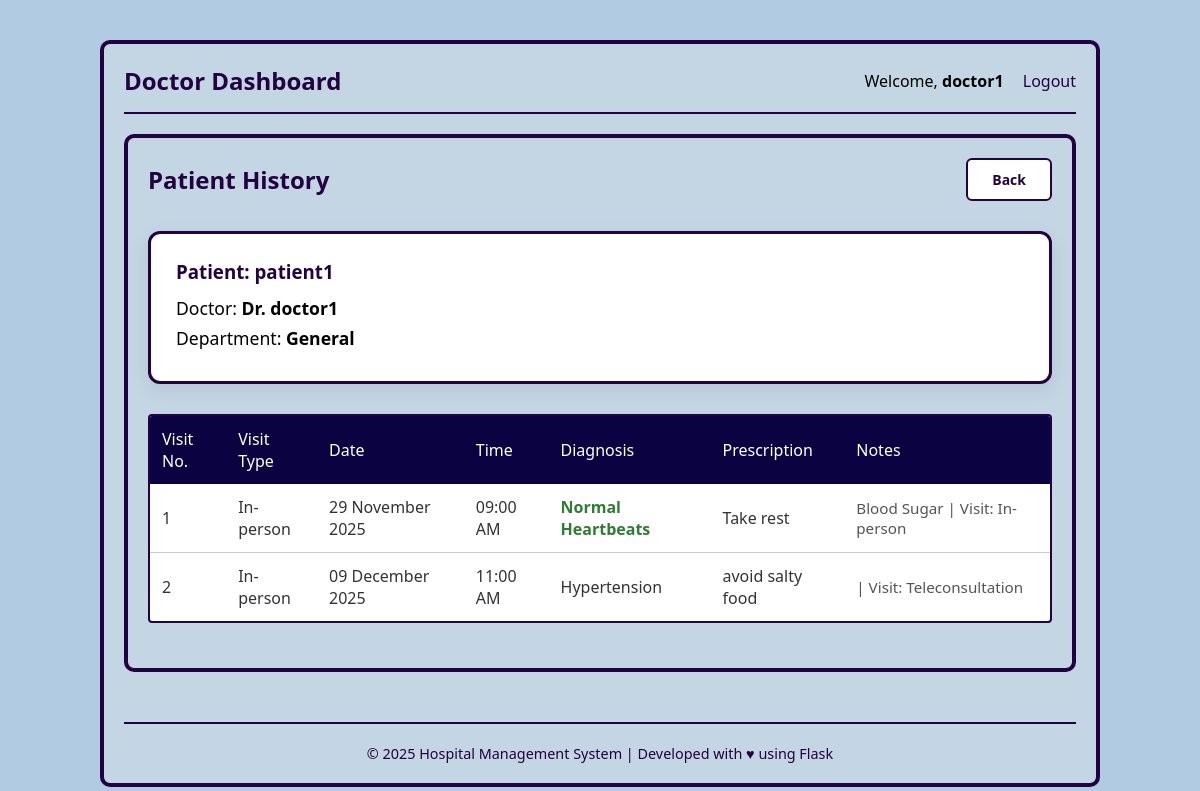
The page /view_patient_history/1 (signed in) on the database its author committed.
### application/models.py (models this page shows)
class Patient(db.Model):
    id = db.Column(db.Integer, primary_key=True)
    email = db.Column(db.String(), unique=True, nullable=False)
    username = db.Column(db.String(), unique=True, nullable=False)
    password = db.Column(db.String(), nullable=False)
    name = db.Column(db.String(), nullable=False)
    age = db.Column(db.Integer)
    gender = db.Column(db.Enum('Male', 'Female'))
    appointments = db.relationship('Appointment', backref='patient')

class Doctor(db.Model):
    id = db.Column(db.Integer, primary_key=True)
    email = db.Column(db.String(), unique=True, nullable=False)
    username = db.Column(db.String(), unique=True, nullable=False)
    password = db.Column(db.String(), nullable=False)
    name = db.Column(db.String(), nullable=False)
    Dep_id = db.Column(db.Integer, db.ForeignKey("department.id"), nullable=False)
    gender = db.Column(db.Enum('Male', 'Female'), nullable=False)
    appointments = db.relationship('Appointment', backref='doctor')

class Department(db.Model):
    id = db.Column(db.Integer, primary_key=True)
    dep_name = db.Column(db.String(), nullable=False)
    description = db.Column(db.String(), nullable=False)
    doctors_registered = db.relationship('Doctor', backref='department')

class Treatment(db.Model):
    id = db.Column(db.Integer, primary_key=True)
    appoint_id = db.Column(db.Integer, db.ForeignKey('appointment.id'), nullable=False)
    diagnosis = db.Column(db.Text, nullable=False)
    prescription = db.Column(db.Text, nullable=False)
    notes = db.Column(db.Text)
    created_at = db.Column(db.DateTime, default=datetime.utcnow, nullable=False)
    medicines = db.relationship('Medicine', backref='treatment', cascade='all, delete-orphan')

class Appointment(db.Model):
    id = db.Column(db.Integer, primary_key=True)
    p_id = db.Column(db.Integer, db.ForeignKey("patient.id"), nullable=False)
    d_id = db.Column(db.Integer, db.ForeignKey("doctor.id"), nullable=False)
    date = db.Column(db.Date, nullable=False)
    time = db.Column(db.Time, nullable=False)
    status = db.Column(db.Enum('Booked', 'Completed', 'Cancelled'), nullable=False)
    treatments = db.relationship('Treatment', backref='appointment')

### application/controllers.py (the view)
@app.route('/view_patient_history/<int:patient_id>')
def view_patient_history(patient_id):
    if session.get('user_type') != 'doctor':
        flash('Access denied.', 'error')
        return redirect(url_for('home'))
    current_doctor = Doctor.query.get(session['user_id'])
    patient = Patient.query.get_or_404(patient_id)
    treatments = Treatment.query.join(Appointment, Treatment.appoint_id == Appointment.id).filter(
        Appointment.p_id == patient.id,
        Appointment.d_id == current_doctor.id,
        Appointment.status == 'Completed'
    ).order_by(Appointment.date).all()
    return render_template('view_appointment.html', patient=patient, doctor=current_doctor, treatments=treatments)

### templates/view_appointment.html (shortened to what this page needs)
{% extends "base.html" %}
{% block content %}
<div class="dashboard-container">
    <div class="nav-bar" style="margin-bottom: 30px; border-bottom: none; padding-bottom: 0;">
        <h2 style="margin: 0; color: rgb(34, 2, 65);">Patient History</h2>
        <a href="javascript:history.back()"
           class="btn"
           style="
               background: white;
               color: rgb(34, 2, 65);
               border: 2px solid rgb(34, 2, 65);
               padding: 10px 24px;
               font-weight: bold;
               border-radius: 6px;
               text-decoration: none;
           "
           onmouseover="this.style.background='rgb(34, 2, 65)'; this.style.color='white';"
           onmouseout="this.style.background='white'; this.style.color='rgb(34, 2, 65)';">
            Back
        </a>
    </div>
    <div style="
        background: white;
        padding: 25px;
        border-radius: 12px;
        border: 3px solid rgb(34, 2, 65);
        margin-bottom: 30px;
        box-shadow: 0 6px 20px rgba(0,0,0,0.08);
    ">
        <h3 style="color: rgb(34, 2, 65); margin: 0 0 12px 0;">
            Patient: <strong>{{ patient.name }}</strong>
        </h3>
        <p style="margin: 6px 0; font-size: 1.1em;">
            Doctor: <strong>Dr. {{ doctor.name }}</strong>
        </p>
        <p style="margin: 6px 0; font-size: 1.1em;">
            Department: <strong>{{ doctor.department.dep_name }}</strong>
        </p>
    </div>
    <div class="section">
        <table class="appoint-table">
            <thead>
                <tr>
                    <th>Visit No.</th>
                    <th>Visit Type</th>
                    <th>Date</th>
                    <th>Time</th>
                    <th>Diagnosis</th>
                    <th>Prescription</th>
                    <th>Notes</th>
                </tr>
            </thead>
            <tbody>
                {% if treatments|length == 0 %}
                <tr>
                    <td colspan="7" style="text-align: center; padding: 40px; color: #777; font-style: italic;">
                        No treatment records found for this patient with this doctor.
                    </td>
                </tr>
                {% else %}
                    {% for treatment in treatments %}
                    <tr>
                        <td>{{ loop.index }}</td>
                        <td>In-person</td>
                        <td>{{ treatment.appointment.date.strftime('%d %B %Y') }}</td>
                        <td>{{ treatment.appointment.time.strftime('%I:%M %p') }}</td>
                        <td>
                            {% if 'abnormal' in treatment.diagnosis.lower() %}
                                <span style="color: #d32f2f; font-weight: bold;">Abnormal Heartbeats</span>
                            {% elif 'normal' in treatment.diagnosis.lower() %}
                                <span style="color: #2e7d32; font-weight: bold;">Normal Heartbeats</span>
                            {% else %}
                                {{ treatment.diagnosis }}
                            {% endif %}
                        </td>
                        <td>{{ treatment.prescription }}</td>
                        <td style="color: #555; font-size: 0.95em;">
                            {{ treatment.notes or '—' }}
                        </td>
                    </tr>
                    {% endfor %}
                {% endif %}
            </tbody>
        </table>
    </div>
</div>
{% endblock %}

### static/style1.css (style rules this page uses)
* { margin: 0; padding: 0; box-sizing: border-box; font-family: 'Segoe UI', Tahoma, Geneva, Verdana, sans-serif; }
body { background-color: rgb(177, 204, 226); display: flex; justify-content: center; padding: 20px; }
.dashboard-container { background-color: rgb(196, 213, 228); border: 4px solid rgb(34, 2, 65); border-radius: 10px; width: 100%; max-width: 1000px; padding: 20px; margin-top: 20px; }
.nav-bar { display: flex; justify-content: space-between; align-items: center; border-bottom: 2px solid rgb(34, 2, 65); padding-bottom: 15px; margin-bottom: 20px; }
.nav-bar h2 { color: rgb(34, 2, 65); }
.section { margin-bottom: 25px; }
.appoint-table { width: 100%; border-collapse: separate; border-spacing: 0; border: 2px solid rgb(34, 2, 65); background-color: white; border-radius: 4px; overflow: hidden; }
.appoint-table th { background-color: rgb(11, 2, 65); color: white; padding: 12px; text-align: left; font-weight: normal; }
.appoint-table td { padding: 12px; border-bottom: 1px solid #ccc; color: #333; }
.appoint-table tr:last-child td { border-bottom: none; }
.btn { border-radius: 4px; padding: 6px 12px; cursor: pointer; font-size: 14px; font-weight: bold; transition: 0.3s; text-decoration: none; }

### rows shown on the page
Patient: name "patient1"
Doctor: name "doctor1"
Department: department.dep_name "General"
Treatment: appointment "29 November 2025", appointment.time "09:00 AM", diagnosis "Normal Heartbeats", prescription "Take rest", notes "Blood Sugar | Visit: In-person"
Treatment: appointment "09 December 2025", appointment.time "11:00 AM", diagnosis "Hypertension", prescription "avoid salty food", notes "| Visit: Teleconsultation"

### other values the page prints
{{ session.username }} "doctor1"
